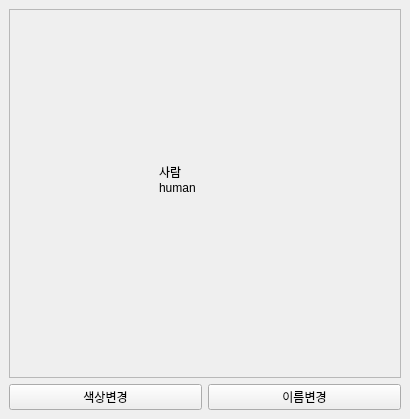
<?xml version="1.0" encoding="UTF-8"?>
<ui version="4.0">
 <class>MainWindow</class>
 <widget class="QMainWindow" name="MainWindow">
  <property name="geometry">
   <rect>
    <x>0</x>
    <y>0</y>
    <width>410</width>
    <height>419</height>
   </rect>
  </property>
  <property name="windowTitle">
   <string>MainWindow</string>
  </property>
  <widget class="QWidget" name="centralwidget">
   <layout class="QHBoxLayout" name="horizontalLayout">
    <item>
     <layout class="QGridLayout" name="gridLayout">
      <item row="1" column="1">
       <widget class="QPushButton" name="pushButton">
        <property name="text">
         <string>이름변경</string>
        </property>
       </widget>
      </item>
      <item row="1" column="0">
       <widget class="QPushButton" name="pushButton_2">
        <property name="text">
         <string>색상변경</string>
        </property>
       </widget>
      </item>
      <item row="0" column="0" colspan="2">
       <widget class="QFrame" name="frame">
        <property name="frameShape">
         <enum>QFrame::StyledPanel</enum>
        </property>
        <property name="frameShadow">
         <enum>QFrame::Raised</enum>
        </property>
        <widget class="QLabel" name="label">
         <property name="geometry">
          <rect>
           <x>150</x>
           <y>140</y>
           <width>71</width>
           <height>61</height>
          </rect>
         </property>
         <property name="text">
          <string>사람 &lt;br&gt;human</string>
         </property>
        </widget>
       </widget>
      </item>
     </layout>
    </item>
   </layout>
  </widget>
 </widget>
 <resources/>
 <connections>
  <connection>
   <sender>pushButton_2</sender>
   <signal>clicked()</signal>
   <receiver>MainWindow</receiver>
   <slot>colorChange()</slot>
   <hints>
    <hint type="sourcelabel">
     <x>21</x>
     <y>387</y>
    </hint>
    <hint type="destinationlabel">
     <x>1</x>
     <y>388</y>
    </hint>
   </hints>
  </connection>
  <connection>
   <sender>pushButton</sender>
   <signal>clicked()</signal>
   <receiver>MainWindow</receiver>
   <slot>nameChange()</slot>
   <hints>
    <hint type="sourcelabel">
     <x>388</x>
     <y>401</y>
    </hint>
    <hint type="destinationlabel">
     <x>407</x>
     <y>393</y>
    </hint>
   </hints>
  </connection>
 </connections>
 <slots>
  <slot>colorChange()</slot>
  <slot>nameChange()</slot>
 </slots>
</ui>
